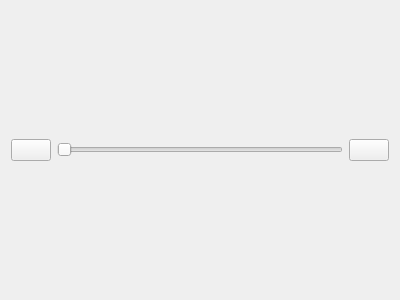
<?xml version="1.0" encoding="UTF-8"?>
<ui version="4.0">
 <class>VolumnWidget</class>
 <widget class="QWidget" name="VolumnWidget">
  <property name="geometry">
   <rect>
    <x>0</x>
    <y>0</y>
    <width>400</width>
    <height>300</height>
   </rect>
  </property>
  <property name="windowTitle">
   <string>VolumnWidget</string>
  </property>
  <layout class="QHBoxLayout" name="horizontalLayout">
   <item>
    <widget class="QPushButton" name="m_VolumnDownPushButton">
     <property name="text">
      <string/>
     </property>
     <property name="icon">
      <iconset resource="../res_setting.qrc">
       <normaloff>:/image/setting/volume-down.png</normaloff>:/image/setting/volume-down.png</iconset>
     </property>
     <property name="iconSize">
      <size>
       <width>60</width>
       <height>60</height>
      </size>
     </property>
    </widget>
   </item>
   <item>
    <widget class="QSlider" name="m_VolumnHorizontalSlider">
     <property name="maximumSize">
      <size>
       <width>16777215</width>
       <height>60</height>
      </size>
     </property>
     <property name="singleStep">
      <number>1</number>
     </property>
     <property name="orientation">
      <enum>Qt::Horizontal</enum>
     </property>
    </widget>
   </item>
   <item>
    <widget class="QPushButton" name="m_VolumnUpPushButton">
     <property name="text">
      <string/>
     </property>
     <property name="icon">
      <iconset resource="../res_setting.qrc">
       <normaloff>:/image/setting/volume-up.png</normaloff>:/image/setting/volume-up.png</iconset>
     </property>
     <property name="iconSize">
      <size>
       <width>60</width>
       <height>60</height>
      </size>
     </property>
    </widget>
   </item>
  </layout>
 </widget>
 <layoutdefault spacing="6" margin="11"/>
 <resources>
  <include location="../res_setting.qrc"/>
 </resources>
 <connections/>
</ui>
